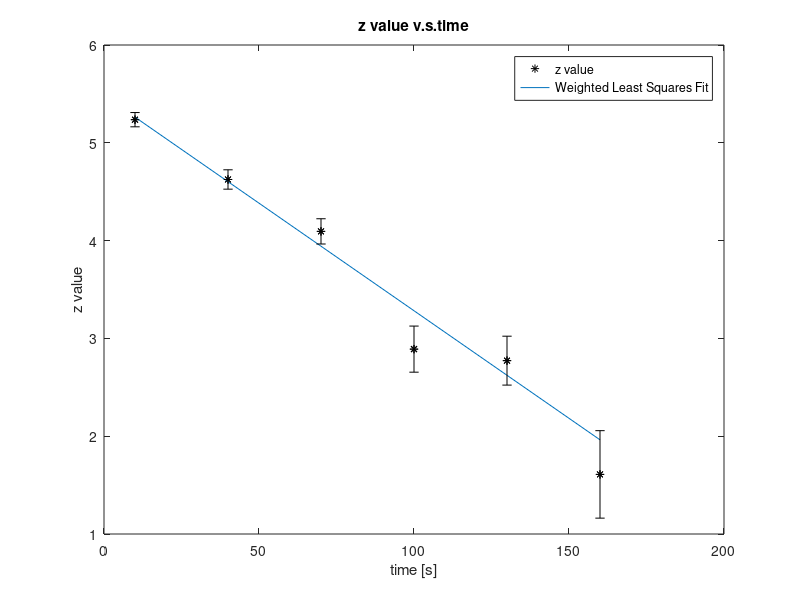

Source code (MATLAB):
%ASEN 2012 HW 3
%AUTHOR: BEN HAGENAU
%DATE: 10/12/16

%This script will call functions to display the answers to question 8.26

%Question Description: A student measures radioactive decay. He counts
%decay in 15 second periods and makes six measurements and 30 minute
%intervals. (a) calculate the logs, z = ln(v) and unceratainties. show taht
%uncertainty in z is 1/root(v). wieght of z is v. (b) make wighted least
%squares line of best fit for the data. what is the materials mean life, T,
%and its uncertainty. make table to show t,v,z=ln(v),m,b. (c) plot with
%error bars. Does this make sense. 

%house keeping
clear all;
clc;

%create data vectors
t = [10 40 70 100 130 160];
v = [188 102 60 18 16 5];

%PART (a)
%calculate z = ln(v)
z = log(v);
%calculate error in z
z_error = 1./sqrt(v);
%calculate weighted matrix, W
W = diag(1./(1./sqrt(v)).^2);

%PART (b)
%create 'A' matrix
A = ones(6,2);
A(:,1) = t;
%create d matrix
d = z'; 
%calculate coefficients [m b] 
coeff = ((A'*W*A)^-1)*A'*W*d;
m = coeff(1);
b = coeff(2);
%calculate error in coefficients
Q = (A'*W*A)^-1;
b_error = sqrt(Q(2,2));
m_error = sqrt(Q(1,1));
%calculate line of best fit values and error in line of best fit 
z_best = real(m*t+b);
z_best_error = sqrt(sum((z_best - z).^2)/4);
%calculate z naught using line of best fit and error using the error in the line of best fit 
z0 = z(1);
z0_error = z_best_error;
%calculate mean life for each data point, T
T = real(t/(z0 - z_best)); 
%Error in T using quadrature(assume no error in t)
T_error = sqrt((((t/(z0 - z_best).^2)*z0_error).^2) + (((t/(z0 - z_best).^2)*z_best_error).^2));
%create table with t,v,z=ln(v), A,B
structure = struct('t',t,'v',v,'z',z_best,'m',m,'b',b);

%output table to a text file
fprintf(fopen('output_826.txt','w'),'t: ');
for i = 1:length(t)
    fprintf(fopen('output_826.txt','a'),'%3.2f, ',t(i));
end
fprintf(fopen('output_826.txt','a'),'\nv: ');
for i = 1:length(v)
    fprintf(fopen('output_826.txt','a'),'%3.2f, ',v(i));
end
fprintf(fopen('output_826.txt','a'),'\nz: ');
for i = 1:length(z_best)
    fprintf(fopen('output_826.txt','a'),'%3.2f, ',z_best(i));
end
fprintf(fopen('output_826.txt','a'),'\nm: %3.2f',m);
fprintf(fopen('output_826.txt','a'),'\nb: %3.2f',b);
fprintf(fopen('output_826.txt','a'),'\nMean life: %3.2f [1/s]', T);
fprintf(fopen('output_826.txt','a'),'\nError in mean life at each point respectively: ');
for i = 1:length(T_error)
    fprintf(fopen('output_826.txt','a'),'%2.2f, ',T_error(i));
end
fprintf(fopen('output_826.txt','a'),'\nGraph is consistent with the rate of decay decreasing exponentially!');

figure 
%plot z - t
plot(t,z,'k*')
hold on
%plot z_best - t
plot(t,m*t+b)
%legend
legend('z value','Weighted Least Squares Fit')
%axis label
ylabel('z value')
xlabel('time [s]')
%title
title('z value v.s.time')
errorbar(t,z,z_error,'k*')


















